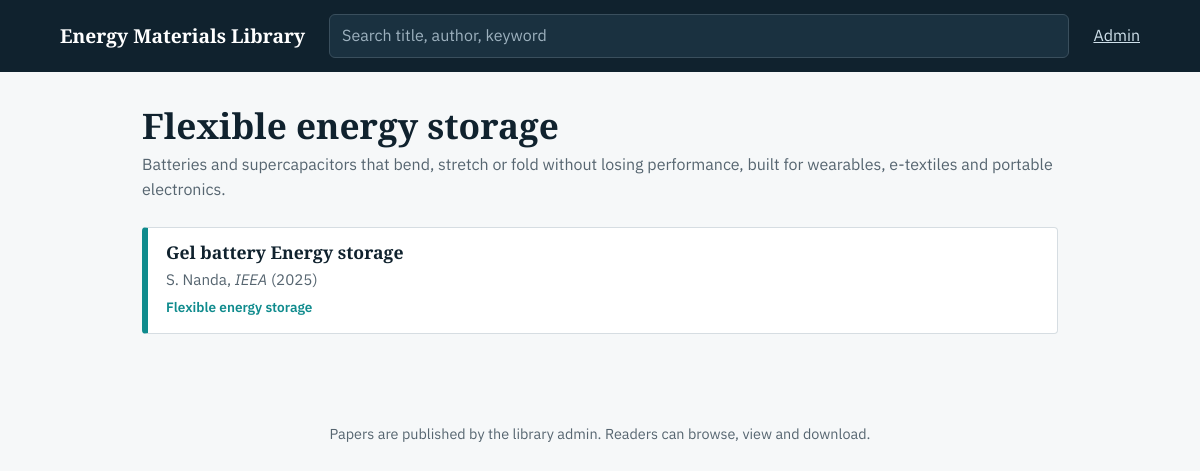
The app's page /topic/energy-storage with its own data.
### app.py (models this page shows)
class Paper(db.Model):
    id = db.Column(db.Integer, primary_key=True)
    title = db.Column(db.String(300), nullable=False)
    authors = db.Column(db.String(400), default="")
    journal = db.Column(db.String(200), default="")
    year = db.Column(db.Integer)
    doi = db.Column(db.String(200), default="")
    abstract = db.Column(db.Text, default="")
    topic = db.Column(db.String(40), nullable=False, index=True)
    filename = db.Column(db.String(80), nullable=False)
    original_name = db.Column(db.String(200), default="paper.pdf")
    uploaded_at = db.Column(db.DateTime, default=datetime.utcnow)

### app.py (the view)
@app.route("/topic/<slug>")
def topic(slug):
    t = TOPIC_MAP.get(slug) or abort(404)
    papers = Paper.query.filter_by(topic=slug).order_by(Paper.year.desc(), Paper.id.desc()).all()
    return render_template("list.html", heading=t["name"], sub=t["blurb"], papers=papers)

### app.py (called while the page is built)
@app.before_request
def csrf_protect():
    if request.method == "POST":
        sent = request.form.get("_csrf", "")
        if not secrets.compare_digest(session.get("_csrf", ""), sent):
            abort(400)

@app.after_request
def headers(resp):
    resp.headers["X-Content-Type-Options"] = "nosniff"
    resp.headers["X-Frame-Options"] = "SAMEORIGIN"
    return resp

@app.context_processor
def inject():
    session.setdefault("_csrf", secrets.token_hex(16))
    return dict(csrf=session["_csrf"], topics=TOPICS, topic_map=TOPIC_MAP,
                is_admin=session.get("admin", False))

### templates/list.html (shortened to what this page needs)
{% extends "base.html" %}{% from "_card.html" import card with context %}
{% block content %}
<h1 class="page">{{ heading }}</h1><p class="sub">{{ sub }}</p>
{% if papers %}<div class="papers">{% for p in papers %}{{ card(p) }}{% endfor %}</div>
{% else %}<p class="empty">No papers here yet.</p>{% endif %}
{% endblock %}

### templates/_card.html
{% macro card(p) %}
<a class="paper" href="{{ url_for('paper', pid=p.id) }}" style="--c:{{ topic_map[p.topic].color }}">
  <h3>{{ p.title }}</h3>
  <p class="meta">{{ p.authors }}{% if p.journal %}, <i>{{ p.journal }}</i>{% endif %}{% if p.year %} ({{ p.year }}){% endif %}</p>
  <p class="tag">{{ topic_map[p.topic].name }}</p>
</a>
{% endmacro %}

### static/style.css (style rules this page uses)
:root { --ink:#10222e;--mute:#566570;--bg:#f6f8f9;--line:#d6dde2;--acc:#0f5e7a }
* { box-sizing:border-box }
body { margin:0;background:var(--bg);color:var(--ink);font:400 16px/1.6 "IBM Plex Sans",system-ui,sans-serif }
a { color:var(--acc) }
h1,h2,h3,.brand { font-family:"Source Serif 4",Georgia,serif;line-height:1.2 }
.papers { display:grid;gap:12px }
.paper { display:block;background:#fff;border:1px solid var(--line);border-left:6px solid var(--c);border-radius:4px;padding:14px 18px;text-decoration:none;color:inherit }
.paper h3 { margin:0 0 4px;font-size:1.1rem }
.meta { margin:0;color:var(--mute);font-size:.95rem }
.tag { margin:6px 0 0;font-size:.85rem;color:var(--c,var(--mute));font-weight:600 }
.page { font-size:clamp(1.6rem,3.5vw,2.2rem);margin:0 0 6px }
.sub { color:var(--mute);margin:0 0 24px }

### records on screen
Paper: title "Gel battery Energy storage", authors "S. Nanda", journal "IEEA", year "2025", topic "Flexible energy storage"

### other values on screen
{{ heading }} "Flexible energy storage"
{{ sub }} "Batteries and supercapacitors that bend, stretch or fold without losing performance, built for wearables, e-textiles and portable electronics."
